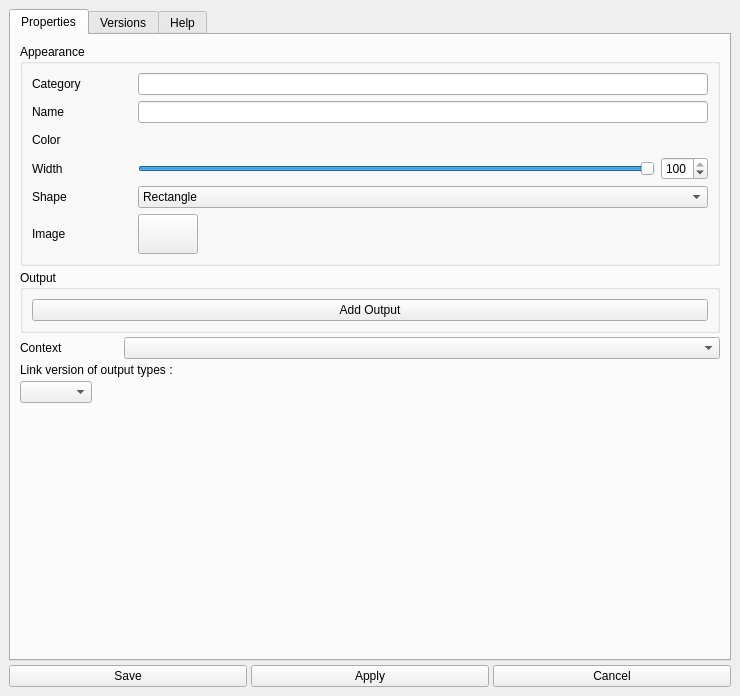
<?xml version="1.0" encoding="UTF-8"?>
<ui version="4.0">
 <class>MainWindow</class>
 <widget class="QMainWindow" name="MainWindow">
  <property name="windowModality">
   <enum>Qt::ApplicationModal</enum>
  </property>
  <property name="geometry">
   <rect>
    <x>0</x>
    <y>0</y>
    <width>740</width>
    <height>696</height>
   </rect>
  </property>
  <property name="windowTitle">
   <string>Pypeline Types Editor</string>
  </property>
  <widget class="QWidget" name="centralwidget">
   <layout class="QHBoxLayout" name="horizontalLayout_6">
    <property name="spacing">
     <number>0</number>
    </property>
    <property name="leftMargin">
     <number>9</number>
    </property>
    <property name="topMargin">
     <number>9</number>
    </property>
    <property name="rightMargin">
     <number>9</number>
    </property>
    <property name="bottomMargin">
     <number>9</number>
    </property>
    <item>
     <layout class="QVBoxLayout" name="verticalLayout_6">
      <property name="spacing">
       <number>4</number>
      </property>
      <item>
       <layout class="QHBoxLayout" name="horizontalLayout" stretch="0">
        <property name="spacing">
         <number>6</number>
        </property>
        <item>
         <widget class="QTabWidget" name="tabWidget">
          <property name="currentIndex">
           <number>0</number>
          </property>
          <widget class="QWidget" name="tabProperties">
           <attribute name="title">
            <string>Properties</string>
           </attribute>
           <layout class="QVBoxLayout" name="verticalLayout_7">
            <property name="spacing">
             <number>4</number>
            </property>
            <item>
             <widget class="QGroupBox" name="groupBox_2">
              <property name="title">
               <string>Appearance</string>
              </property>
              <layout class="QVBoxLayout" name="verticalLayout_10">
               <item>
                <layout class="QHBoxLayout" name="horizontalLayout_20">
                 <item>
                  <widget class="QLabel" name="label_15">
                   <property name="minimumSize">
                    <size>
                     <width>100</width>
                     <height>0</height>
                    </size>
                   </property>
                   <property name="toolTip">
                    <string>Helpfull to order the types in the type area</string>
                   </property>
                   <property name="text">
                    <string>Category</string>
                   </property>
                  </widget>
                 </item>
                 <item>
                  <widget class="QLineEdit" name="categoryLineEdit">
                   <property name="toolTip">
                    <string>Helpfull to order the types in the type area</string>
                   </property>
                  </widget>
                 </item>
                </layout>
               </item>
               <item>
                <layout class="QHBoxLayout" name="horizontalLayout_2">
                 <item>
                  <widget class="QLabel" name="label">
                   <property name="sizePolicy">
                    <sizepolicy hsizetype="Fixed" vsizetype="Preferred">
                     <horstretch>0</horstretch>
                     <verstretch>0</verstretch>
                    </sizepolicy>
                   </property>
                   <property name="minimumSize">
                    <size>
                     <width>100</width>
                     <height>0</height>
                    </size>
                   </property>
                   <property name="maximumSize">
                    <size>
                     <width>100</width>
                     <height>16777215</height>
                    </size>
                   </property>
                   <property name="toolTip">
                    <string>Name of the type</string>
                   </property>
                   <property name="text">
                    <string>Name</string>
                   </property>
                  </widget>
                 </item>
                 <item>
                  <widget class="QLineEdit" name="nameLineEdit">
                   <property name="toolTip">
                    <string>Name of the type</string>
                   </property>
                   <property name="statusTip">
                    <string/>
                   </property>
                  </widget>
                 </item>
                </layout>
               </item>
               <item>
                <layout class="QHBoxLayout" name="horizontalLayout_7">
                 <item>
                  <widget class="QLabel" name="colorLabel">
                   <property name="minimumSize">
                    <size>
                     <width>100</width>
                     <height>0</height>
                    </size>
                   </property>
                   <property name="maximumSize">
                    <size>
                     <width>100</width>
                     <height>16777215</height>
                    </size>
                   </property>
                   <property name="toolTip">
                    <string>Color of the type visible in the links, the type area and for a non-image shape</string>
                   </property>
                   <property name="text">
                    <string>Color</string>
                   </property>
                  </widget>
                 </item>
                 <item>
                  <widget class="QPushButton" name="colorButton">
                   <property name="toolTip">
                    <string>Color of the type visible in the links, the type area and for a non-image shape</string>
                   </property>
                   <property name="text">
                    <string/>
                   </property>
                   <property name="flat">
                    <bool>true</bool>
                   </property>
                  </widget>
                 </item>
                </layout>
               </item>
               <item>
                <layout class="QHBoxLayout" name="horizontalLayout_22">
                 <item>
                  <widget class="QLabel" name="label_17">
                   <property name="minimumSize">
                    <size>
                     <width>100</width>
                     <height>0</height>
                    </size>
                   </property>
                   <property name="text">
                    <string>Width</string>
                   </property>
                  </widget>
                 </item>
                 <item>
                  <widget class="QSlider" name="widthSlider">
                   <property name="minimum">
                    <number>20</number>
                   </property>
                   <property name="maximum">
                    <number>100</number>
                   </property>
                   <property name="value">
                    <number>100</number>
                   </property>
                   <property name="orientation">
                    <enum>Qt::Horizontal</enum>
                   </property>
                  </widget>
                 </item>
                 <item>
                  <widget class="QSpinBox" name="widthSpinBox">
                   <property name="minimum">
                    <number>20</number>
                   </property>
                   <property name="maximum">
                    <number>100</number>
                   </property>
                   <property name="value">
                    <number>100</number>
                   </property>
                  </widget>
                 </item>
                </layout>
               </item>
               <item>
                <layout class="QHBoxLayout" name="horizontalLayout_8" stretch="0,0">
                 <item>
                  <widget class="QLabel" name="label_6">
                   <property name="minimumSize">
                    <size>
                     <width>100</width>
                     <height>0</height>
                    </size>
                   </property>
                   <property name="maximumSize">
                    <size>
                     <width>100</width>
                     <height>16777215</height>
                    </size>
                   </property>
                   <property name="toolTip">
                    <string>Shape of the the node</string>
                   </property>
                   <property name="text">
                    <string>Shape</string>
                   </property>
                  </widget>
                 </item>
                 <item>
                  <widget class="QComboBox" name="shapeComboBox">
                   <property name="minimumSize">
                    <size>
                     <width>200</width>
                     <height>0</height>
                    </size>
                   </property>
                   <property name="toolTip">
                    <string>Shape of the the node</string>
                   </property>
                   <item>
                    <property name="text">
                     <string>Rectangle</string>
                    </property>
                   </item>
                   <item>
                    <property name="text">
                     <string>Circle</string>
                    </property>
                   </item>
                   <item>
                    <property name="text">
                     <string>Image</string>
                    </property>
                   </item>
                  </widget>
                 </item>
                </layout>
               </item>
               <item>
                <widget class="QWidget" name="imageWidget" native="true">
                 <layout class="QHBoxLayout" name="horizontalLayout_21">
                  <property name="leftMargin">
                   <number>0</number>
                  </property>
                  <property name="topMargin">
                   <number>0</number>
                  </property>
                  <property name="rightMargin">
                   <number>0</number>
                  </property>
                  <property name="bottomMargin">
                   <number>0</number>
                  </property>
                  <item>
                   <widget class="QLabel" name="label_11">
                    <property name="minimumSize">
                     <size>
                      <width>100</width>
                      <height>0</height>
                     </size>
                    </property>
                    <property name="text">
                     <string>Image</string>
                    </property>
                   </widget>
                  </item>
                  <item>
                   <widget class="QPushButton" name="shapeButton">
                    <property name="minimumSize">
                     <size>
                      <width>60</width>
                      <height>40</height>
                     </size>
                    </property>
                    <property name="text">
                     <string/>
                    </property>
                   </widget>
                  </item>
                  <item>
                   <spacer name="horizontalSpacer_2">
                    <property name="orientation">
                     <enum>Qt::Horizontal</enum>
                    </property>
                    <property name="sizeHint" stdset="0">
                     <size>
                      <width>40</width>
                      <height>20</height>
                     </size>
                    </property>
                   </spacer>
                  </item>
                 </layout>
                </widget>
               </item>
              </layout>
             </widget>
            </item>
            <item>
             <widget class="QGroupBox" name="groupBox">
              <property name="title">
               <string>Output</string>
              </property>
              <layout class="QVBoxLayout" name="verticalLayout_9">
               <item>
                <layout class="QVBoxLayout" name="outputLayout"/>
               </item>
               <item>
                <widget class="QPushButton" name="addOutputButton">
                 <property name="text">
                  <string>Add Output</string>
                 </property>
                </widget>
               </item>
              </layout>
             </widget>
            </item>
            <item>
             <layout class="QHBoxLayout" name="horizontalLayout_15" stretch="0,1">
              <item>
               <widget class="QLabel" name="label_10">
                <property name="minimumSize">
                 <size>
                  <width>100</width>
                  <height>0</height>
                 </size>
                </property>
                <property name="text">
                 <string>Context</string>
                </property>
               </widget>
              </item>
              <item>
               <widget class="QComboBox" name="contextComboBox"/>
              </item>
             </layout>
            </item>
            <item>
             <widget class="QLabel" name="label_3">
              <property name="toolTip">
               <string>The version number of the node will ba applyed to output nodes of this\ose types</string>
              </property>
              <property name="text">
               <string>Link version of output types :</string>
              </property>
             </widget>
            </item>
            <item>
             <layout class="QHBoxLayout" name="linksLayout">
              <item>
               <widget class="QComboBox" name="linksComboBox">
                <property name="toolTip">
                 <string>Versions number will be synchronized between nodes of those types directly connected to this node</string>
                </property>
               </widget>
              </item>
              <item>
               <spacer name="horizontalSpacer">
                <property name="orientation">
                 <enum>Qt::Horizontal</enum>
                </property>
                <property name="sizeHint" stdset="0">
                 <size>
                  <width>40</width>
                  <height>20</height>
                 </size>
                </property>
               </spacer>
              </item>
             </layout>
            </item>
            <item>
             <spacer name="verticalSpacer">
              <property name="orientation">
               <enum>Qt::Vertical</enum>
              </property>
              <property name="sizeHint" stdset="0">
               <size>
                <width>20</width>
                <height>40</height>
               </size>
              </property>
             </spacer>
            </item>
           </layout>
          </widget>
          <widget class="QWidget" name="tabVersions">
           <attribute name="title">
            <string>Versions</string>
           </attribute>
           <layout class="QVBoxLayout" name="verticalLayout_13">
            <item>
             <layout class="QHBoxLayout" name="horizontalLayout_23" stretch="1,0,0,0">
              <item>
               <widget class="QComboBox" name="versionComboBox"/>
              </item>
              <item>
               <widget class="QPushButton" name="newVersionPushButton">
                <property name="minimumSize">
                 <size>
                  <width>100</width>
                  <height>0</height>
                 </size>
                </property>
                <property name="text">
                 <string>New</string>
                </property>
               </widget>
              </item>
              <item>
               <widget class="QPushButton" name="publishVersionPushButton">
                <property name="minimumSize">
                 <size>
                  <width>100</width>
                  <height>0</height>
                 </size>
                </property>
                <property name="text">
                 <string>Publish</string>
                </property>
               </widget>
              </item>
              <item>
               <widget class="QPushButton" name="deleteVersionPushButton">
                <property name="minimumSize">
                 <size>
                  <width>100</width>
                  <height>0</height>
                 </size>
                </property>
                <property name="text">
                 <string>Delete</string>
                </property>
               </widget>
              </item>
             </layout>
            </item>
            <item>
             <widget class="QTabWidget" name="tabWidget_2">
              <property name="currentIndex">
               <number>0</number>
              </property>
              <widget class="QWidget" name="tab_2">
               <attribute name="title">
                <string>Actions</string>
               </attribute>
               <layout class="QVBoxLayout" name="verticalLayout_14">
                <item>
                 <layout class="QHBoxLayout" name="horizontalLayout_16" stretch="0,1">
                  <item>
                   <layout class="QVBoxLayout" name="verticalLayout">
                    <item>
                     <widget class="QLabel" name="label_4">
                      <property name="text">
                       <string>Actions</string>
                      </property>
                      <property name="alignment">
                       <set>Qt::AlignCenter</set>
                      </property>
                     </widget>
                    </item>
                    <item>
                     <widget class="QListWidget" name="actionListWidget"/>
                    </item>
                    <item>
                     <layout class="QHBoxLayout" name="horizontalLayout_17">
                      <item>
                       <widget class="QPushButton" name="addActionButton">
                        <property name="text">
                         <string/>
                        </property>
                       </widget>
                      </item>
                      <item>
                       <widget class="QPushButton" name="delActionButton">
                        <property name="text">
                         <string/>
                        </property>
                       </widget>
                      </item>
                      <item>
                       <widget class="QPushButton" name="upActionButton">
                        <property name="text">
                         <string/>
                        </property>
                       </widget>
                      </item>
                      <item>
                       <widget class="QPushButton" name="downActionButton">
                        <property name="text">
                         <string/>
                        </property>
                       </widget>
                      </item>
                     </layout>
                    </item>
                   </layout>
                  </item>
                  <item>
                   <layout class="QVBoxLayout" name="verticalLayout_2">
                    <item>
                     <layout class="QHBoxLayout" name="horizontalLayout_11">
                      <item>
                       <widget class="QLabel" name="label_7">
                        <property name="minimumSize">
                         <size>
                          <width>80</width>
                          <height>0</height>
                         </size>
                        </property>
                        <property name="toolTip">
                         <string>A sub menu will be created for all actions with this context</string>
                        </property>
                        <property name="text">
                         <string>Menu</string>
                        </property>
                       </widget>
                      </item>
                      <item>
                       <widget class="QLineEdit" name="actionMenuLineEdit">
                        <property name="toolTip">
                         <string>A sub menu will be created for all actions with this context</string>
                        </property>
                       </widget>
                      </item>
                     </layout>
                    </item>
                    <item>
                     <layout class="QHBoxLayout" name="horizontalLayout_5">
                      <item>
                       <widget class="QLabel" name="label_5">
                        <property name="minimumSize">
                         <size>
                          <width>80</width>
                          <height>0</height>
                         </size>
                        </property>
                        <property name="toolTip">
                         <string>Name of the action</string>
                        </property>
                        <property name="text">
                         <string>Name</string>
                        </property>
                       </widget>
                      </item>
                      <item>
                       <widget class="QLineEdit" name="actionNameLineEdit">
                        <property name="toolTip">
                         <string>Name of the action</string>
                        </property>
                       </widget>
                      </item>
                      <item>
                       <widget class="QCheckBox" name="actionStackCheckBox">
                        <property name="toolTip">
                         <string>Wait til the end of the action before running the next action in the action stack</string>
                        </property>
                        <property name="text">
                         <string>Stack</string>
                        </property>
                        <property name="checked">
                         <bool>true</bool>
                        </property>
                       </widget>
                      </item>
                     </layout>
                    </item>
                    <item>
                     <layout class="QHBoxLayout" name="horizontalLayout_9">
                      <item>
                       <widget class="QLabel" name="label_12">
                        <property name="minimumSize">
                         <size>
                          <width>80</width>
                          <height>0</height>
                         </size>
                        </property>
                        <property name="toolTip">
                         <string>A window will be prompt with this warning to ensure you want to run this action</string>
                        </property>
                        <property name="text">
                         <string>Warning</string>
                        </property>
                       </widget>
                      </item>
                      <item>
                       <widget class="QLineEdit" name="actionWarningLineEdit">
                        <property name="toolTip">
                         <string>A window will be prompt with this warning to ensure you want to run this action</string>
                        </property>
                       </widget>
                      </item>
                     </layout>
                    </item>
                    <item>
                     <layout class="QHBoxLayout" name="horizontalLayout_19">
                      <item>
                       <widget class="QLabel" name="label_14">
                        <property name="minimumSize">
                         <size>
                          <width>80</width>
                          <height>0</height>
                         </size>
                        </property>
                        <property name="toolTip">
                         <string>List of the users who will be able to see and launch the action</string>
                        </property>
                        <property name="text">
                         <string>Users</string>
                        </property>
                       </widget>
                      </item>
                      <item>
                       <widget class="QLineEdit" name="actionUsersLineEdit">
                        <property name="toolTip">
                         <string>List of the users who will be able to see and launch the action</string>
                        </property>
                       </widget>
                      </item>
                     </layout>
                    </item>
                    <item>
                     <layout class="QHBoxLayout" name="actionTextLayout">
                      <property name="spacing">
                       <number>0</number>
                      </property>
                     </layout>
                    </item>
                   </layout>
                  </item>
                 </layout>
                </item>
               </layout>
              </widget>
              <widget class="QWidget" name="tab_3">
               <attribute name="title">
                <string>Parameters</string>
               </attribute>
               <layout class="QVBoxLayout" name="verticalLayout_15">
                <item>
                 <layout class="QHBoxLayout" name="horizontalLayout_10" stretch="0,1">
                  <item>
                   <layout class="QVBoxLayout" name="verticalLayout_4">
                    <item>
                     <widget class="QListWidget" name="paramListWidget">
                      <property name="maximumSize">
                       <size>
                        <width>300</width>
                        <height>16777215</height>
                       </size>
                      </property>
                     </widget>
                    </item>
                    <item>
                     <layout class="QHBoxLayout" name="horizontalLayout_3">
                      <item>
                       <widget class="QPushButton" name="addParamButton"/>
                      </item>
                      <item>
                       <widget class="QPushButton" name="delParamButton"/>
                      </item>
                      <item>
                       <widget class="QPushButton" name="upParamButton"/>
                      </item>
                      <item>
                       <widget class="QPushButton" name="downParamButton"/>
                      </item>
                     </layout>
                    </item>
                   </layout>
                  </item>
                  <item>
                   <layout class="QVBoxLayout" name="verticalLayout_3">
                    <property name="spacing">
                     <number>4</number>
                    </property>
                    <item>
                     <layout class="QHBoxLayout" name="horizontalLayout_14">
                      <item>
                       <widget class="QLabel" name="label_8">
                        <property name="minimumSize">
                         <size>
                          <width>100</width>
                          <height>0</height>
                         </size>
                        </property>
                        <property name="toolTip">
                         <string>Name of the parameter. The value of this parameter will be stored in an environment variable with the same name at the execution</string>
                        </property>
                        <property name="text">
                         <string>Name</string>
                        </property>
                       </widget>
                      </item>
                      <item>
                       <widget class="QLineEdit" name="paramNameLineEdit">
                        <property name="toolTip">
                         <string>Name of the parameter. The value of this parameter will be stored in an environment variable with the same name at the execution</string>
                        </property>
                       </widget>
                      </item>
                     </layout>
                    </item>
                    <item>
                     <layout class="QHBoxLayout" name="horizontalLayout_4" stretch="0,1">
                      <item>
                       <widget class="QLabel" name="label_2">
                        <property name="minimumSize">
                         <size>
                          <width>100</width>
                          <height>0</height>
                         </size>
                        </property>
                        <property name="text">
                         <string>Type</string>
                        </property>
                       </widget>
                      </item>
                      <item>
                       <widget class="QComboBox" name="paramTypeComboBox">
                        <item>
                         <property name="text">
                          <string>Bool</string>
                         </property>
                        </item>
                        <item>
                         <property name="text">
                          <string>Int</string>
                         </property>
                        </item>
                        <item>
                         <property name="text">
                          <string>Float</string>
                         </property>
                        </item>
                        <item>
                         <property name="text">
                          <string>String</string>
                         </property>
                        </item>
                        <item>
                         <property name="text">
                          <string>Text</string>
                         </property>
                        </item>
                        <item>
                         <property name="text">
                          <string>Python</string>
                         </property>
                        </item>
                        <item>
                         <property name="text">
                          <string>File</string>
                         </property>
                        </item>
                        <item>
                         <property name="text">
                          <string>Enum</string>
                         </property>
                        </item>
                       </widget>
                      </item>
                     </layout>
                    </item>
                    <item>
                     <widget class="QLineEdit" name="enumLineEdit"/>
                    </item>
                    <item>
                     <layout class="QHBoxLayout" name="horizontalLayout_13" stretch="0,1">
                      <item>
                       <widget class="QLabel" name="label_9">
                        <property name="minimumSize">
                         <size>
                          <width>100</width>
                          <height>0</height>
                         </size>
                        </property>
                        <property name="toolTip">
                         <string>If editable, the value of this parameter will be visible and stored in the node. If not the value will be invisible and not fixed in the type</string>
                        </property>
                        <property name="text">
                         <string>Editable</string>
                        </property>
                       </widget>
                      </item>
                      <item>
                       <widget class="QCheckBox" name="paramVisibleCheckBox">
                        <property name="toolTip">
                         <string>If editable, the value of this parameter will be visible and stored in the node. If not the value will be invisible and not fixed in the type</string>
                        </property>
                        <property name="text">
                         <string/>
                        </property>
                        <property name="checked">
                         <bool>true</bool>
                        </property>
                       </widget>
                      </item>
                     </layout>
                    </item>
                    <item>
                     <layout class="QHBoxLayout" name="horizontalLayout_24" stretch="0,1">
                      <item>
                       <widget class="QLabel" name="advancedLabel">
                        <property name="minimumSize">
                         <size>
                          <width>100</width>
                          <height>0</height>
                         </size>
                        </property>
                        <property name="text">
                         <string>Advanced</string>
                        </property>
                       </widget>
                      </item>
                      <item>
                       <widget class="QCheckBox" name="advancedCheckBox">
                        <property name="text">
                         <string/>
                        </property>
                       </widget>
                      </item>
                     </layout>
                    </item>
                    <item>
                     <widget class="Line" name="line_2">
                      <property name="orientation">
                       <enum>Qt::Horizontal</enum>
                      </property>
                     </widget>
                    </item>
                    <item>
                     <widget class="QLabel" name="paramDefaultLabel">
                      <property name="text">
                       <string>Default Value</string>
                      </property>
                     </widget>
                    </item>
                    <item>
                     <layout class="QHBoxLayout" name="paramTextLayout">
                      <property name="spacing">
                       <number>0</number>
                      </property>
                     </layout>
                    </item>
                   </layout>
                  </item>
                 </layout>
                </item>
               </layout>
              </widget>
              <widget class="QWidget" name="tabScript">
               <attribute name="title">
                <string>Head Script</string>
               </attribute>
               <layout class="QVBoxLayout" name="verticalLayout_5"/>
              </widget>
             </widget>
            </item>
           </layout>
          </widget>
          <widget class="QWidget" name="tabHelp">
           <attribute name="title">
            <string>Help</string>
           </attribute>
           <layout class="QVBoxLayout" name="verticalLayout_12">
            <property name="spacing">
             <number>4</number>
            </property>
            <item>
             <widget class="QLabel" name="label_16">
              <property name="font">
               <font>
                <italic>false</italic>
               </font>
              </property>
              <property name="text">
               <string>Tooltip with markdown syntax :</string>
              </property>
             </widget>
            </item>
            <item>
             <widget class="QPlainTextEdit" name="helpTextEdit">
              <property name="toolTip">
               <string>Tooltip of the type in the type area. Use markdown encoding to customize appearence</string>
              </property>
             </widget>
            </item>
           </layout>
          </widget>
         </widget>
        </item>
       </layout>
      </item>
      <item>
       <layout class="QHBoxLayout" name="horizontalLayout_12">
        <item>
         <widget class="QPushButton" name="saveButton">
          <property name="text">
           <string>Save</string>
          </property>
         </widget>
        </item>
        <item>
         <widget class="QPushButton" name="applyButton">
          <property name="text">
           <string>Apply</string>
          </property>
         </widget>
        </item>
        <item>
         <widget class="QPushButton" name="closeButton">
          <property name="text">
           <string>Cancel</string>
          </property>
         </widget>
        </item>
       </layout>
      </item>
     </layout>
    </item>
   </layout>
  </widget>
 </widget>
 <resources/>
 <connections/>
</ui>
